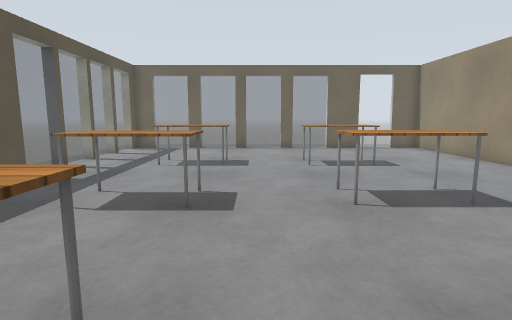
View 1 (above)

16 first-person views from a walk through a world built for the Gazebo simulator. The camera is 1 m above the floor, tilts 8° down and sees 80° across. The floor is counted in squares, 0.5 m on a side. Each view is taken from the middle of a square. On the plan, view 1 faces up. The plan holds only what a view shows up to about 17 squares ahead; the rest is blank. The place goes on beyond the plan. Simple patterns stand in for the simulator's built-in surfaces. Simple shapes stand in for some stock models.

View 2
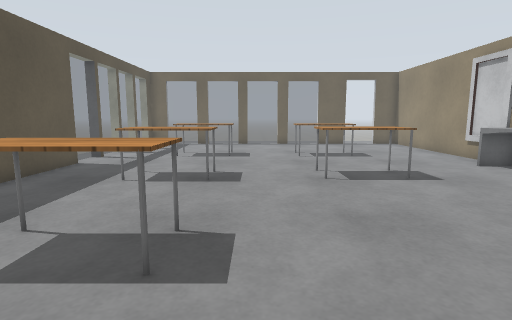

View 3
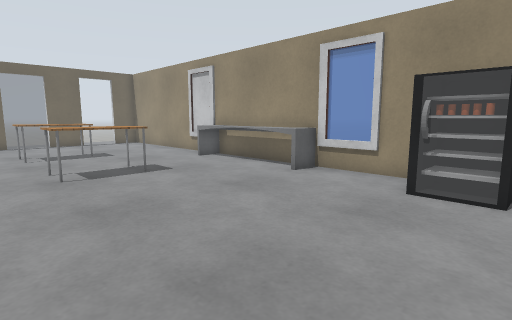

View 4
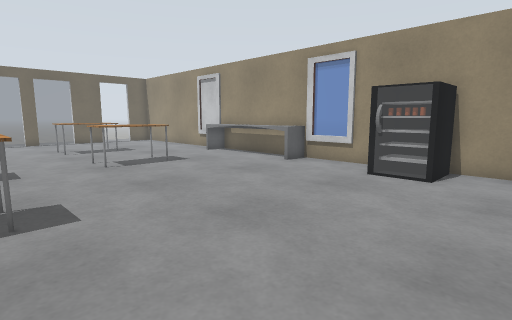

View 5
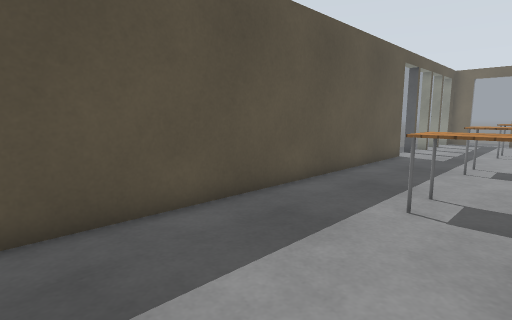

View 6
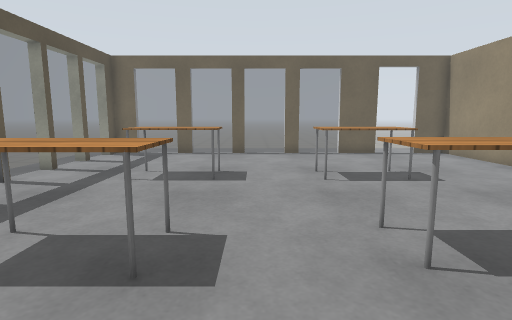

View 7
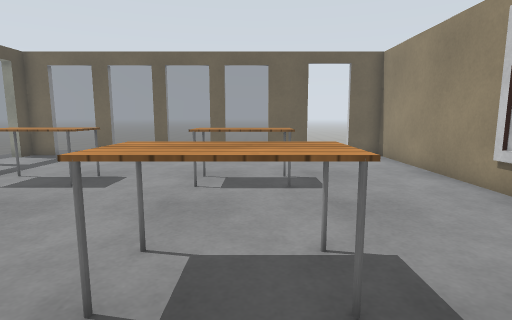

View 8
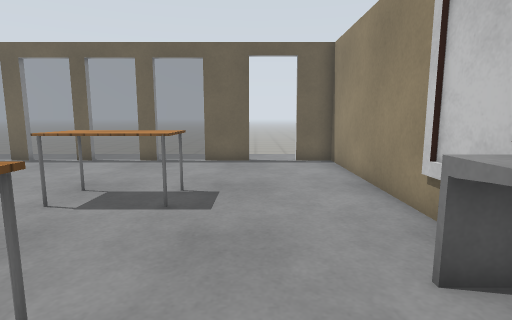

View 9
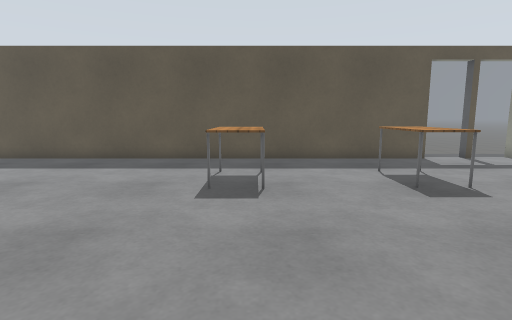

View 10
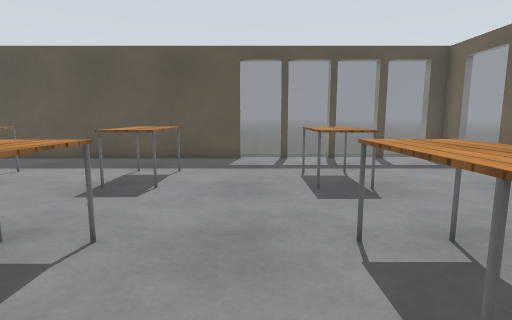

View 11
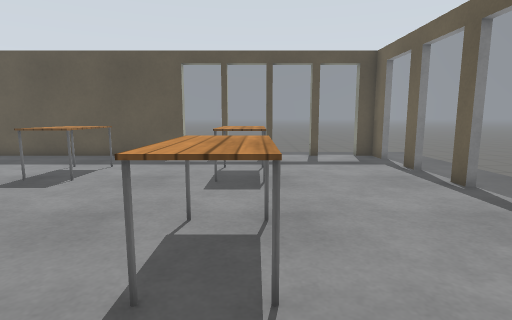

View 12
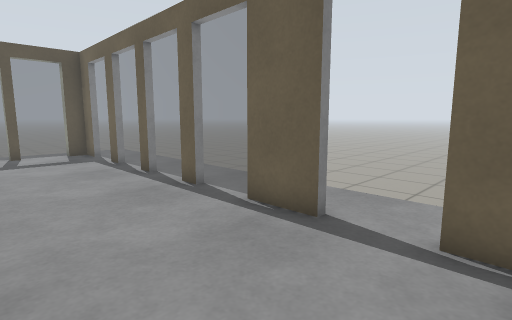

View 13
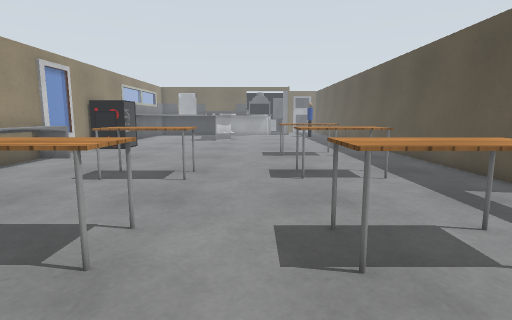

View 14
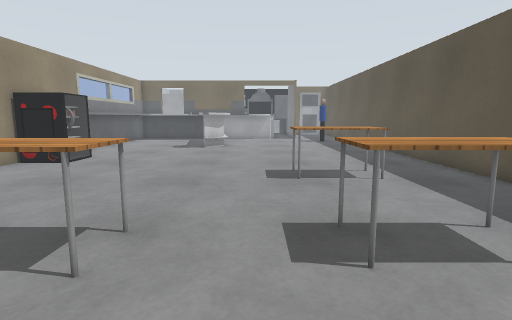

View 15
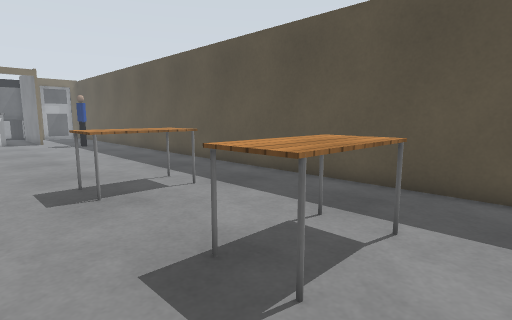

View 16
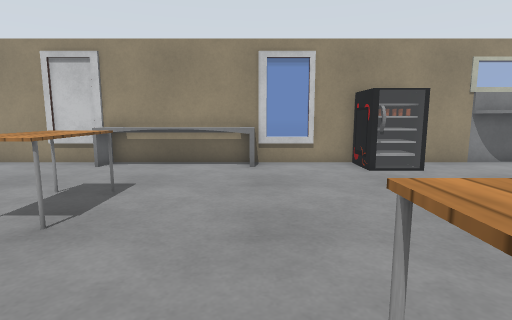

### Floor plan
Key: @ floor where view 1 was taken; # wall or solid block; . floor; / step, stairs or slope; = window, fence, low wall or low ledge; T table.
Columns run from 9 left of view 1 to 11 right of it. Each row starts with its distance up from view 1.
 20 .##==#==#==#==###.###
 19 .=..................#
 18 .=..................#
 17 .#..................#
 16 .=..................#
 15 .=..................#
 14 .=...TTTT..TTTT.....#
 13 .=...TTTT..TTTT.....#
 12 .=.................##
 11 .=.................##
 10 /#................=##
  9  #................=##
  8  #...TTTT..TTTT...=##
  7  #...TTTT..TTTT...=##
  6  #................=##
  5  #................=##
  4  #................=##
  3  #................=##
  2  #...TTTT..........==
  1  #...TTTT..........==
  0  #.......@..........#
 -1  #................###
 -2  #...............=###
 -3  #...............=###
 -4  #..................#
 -5  #..................#
 -6  #........ .... ....#

Where each view was taken, in squares from view 1:
view 1: 0 up, 0 right, facing up
view 2: 3 down, 0 right, facing up
view 3: 4 down, 0 right, facing up-right
view 4: 6 down, 2 left, facing up-right
view 5: 6 down, 2 left, facing up-left
view 6: 3 up, 0 right, facing up
view 7: 4 up, 4 right, facing up
view 8: 6 up, 7 right, facing up
view 9: 2 up, 7 right, facing left
view 10: 11 up, 7 right, facing left
view 11: 14 up, 8 right, facing left
view 12: 15 up, 10 right, facing up-left
view 13: 18 up, 0 right, facing down
view 14: 12 up, 0 right, facing down
view 15: 10 up, 1 right, facing down-left
view 16: 3 up, 3 left, facing right
